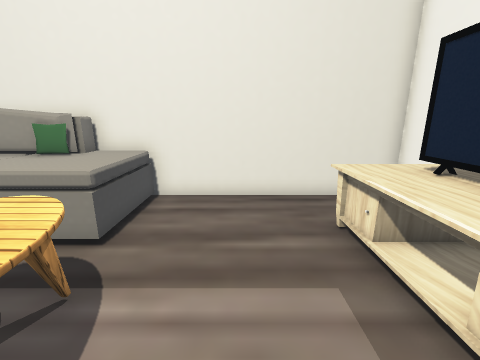
View 1 (above)

15 first-person views from a walk through a 3-D level made in the Unity game engine. The camera is 1.4 m above the floor, tilts 14° down and sees 90° across. Doors are open. The floor is counted in squares, 0.5 m on a side. Each view is taken from the middle of a square. On the plan, view 1 faces up. The plan holds only what a view shows up to about 18 squares ahead; the rest is blank. The place goes on beyond the plan. The player is left out. Some surface patterns are stand-ins.

View 2
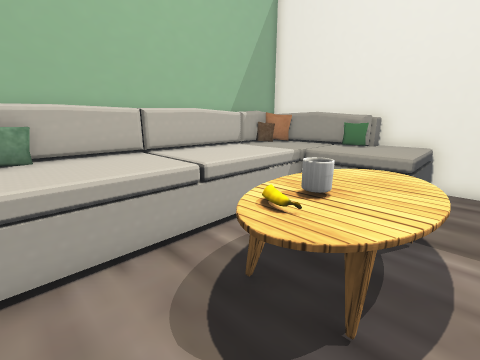

View 3
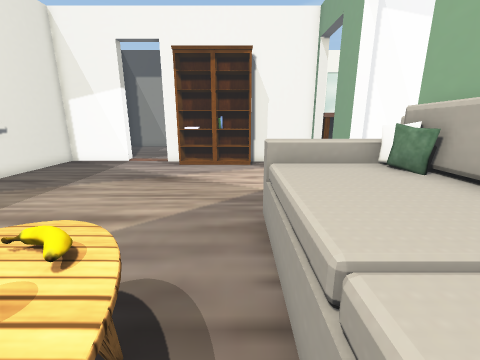

View 4
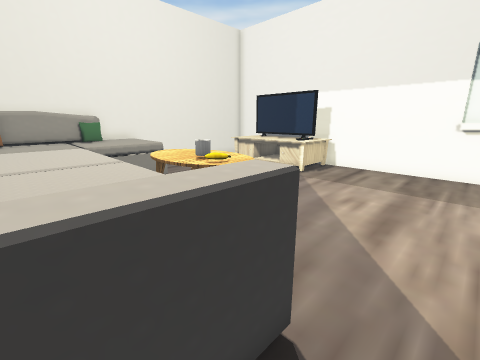

View 5
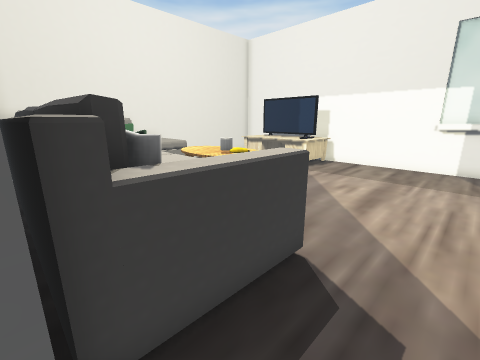

View 6
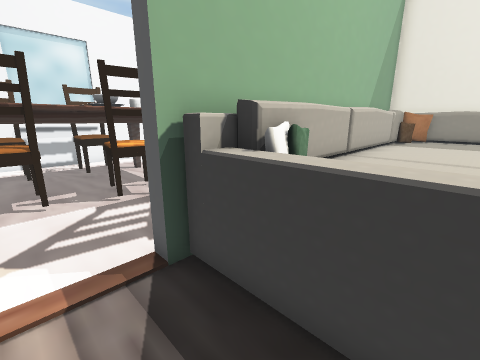

View 7
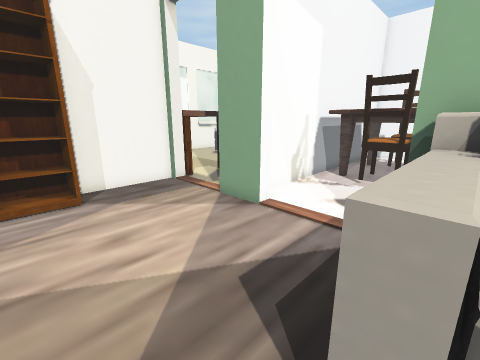

View 8
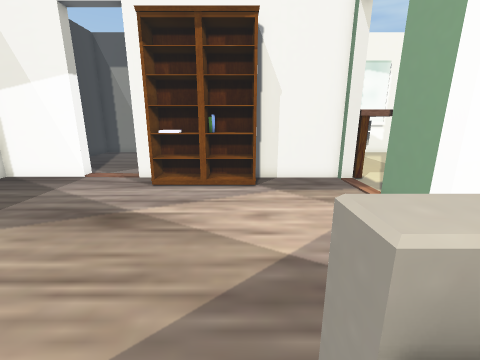

View 9
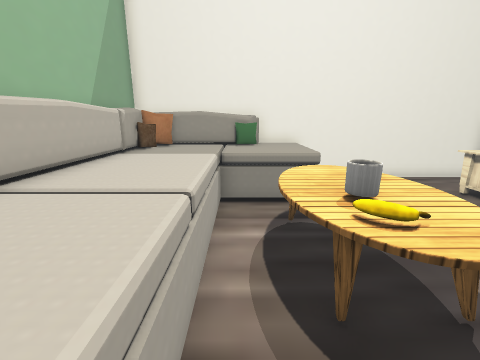

View 10
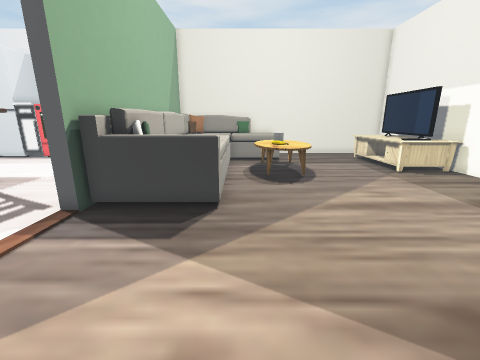

View 11
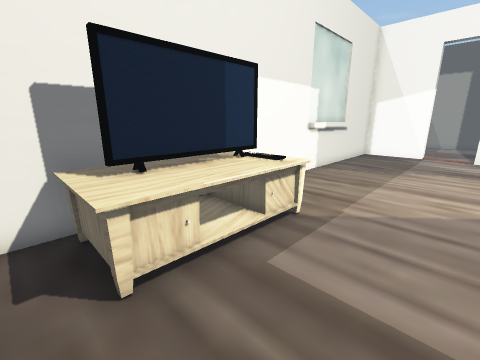

View 12
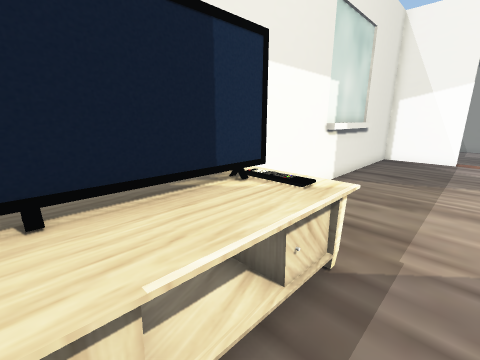

View 13
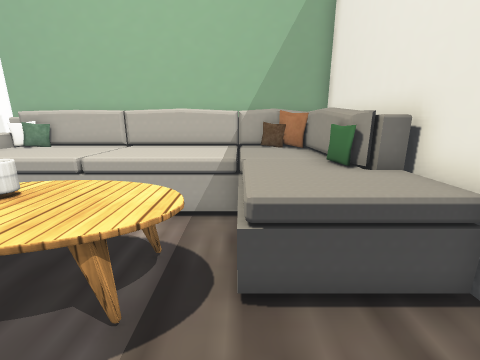

View 14
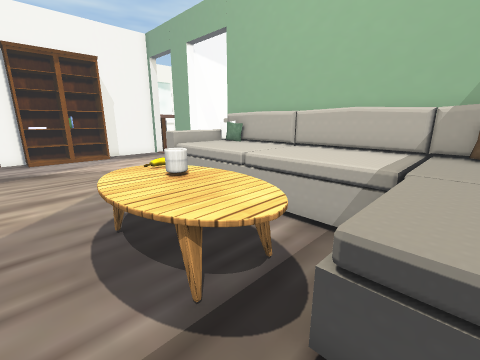

View 15
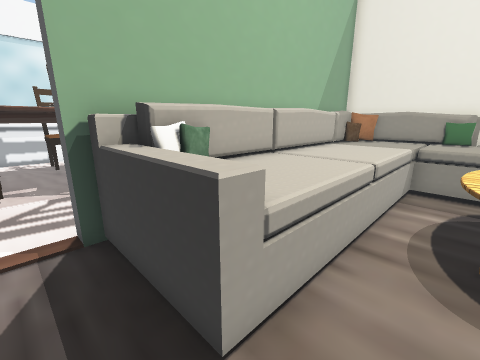

### Floor plan
Key: @ floor where view 1 was taken; # wall or solid block; . floor; D open door; = window, fence, low wall or low ledge; ^ raised ledge; T table; E desk; F fridge; S stove; O other object.
Columns run from 26 left of view 1 to 6 right of it. Each row starts with its distance up from view 1.
  9                #   ##############
  8     F          ######^^^        #
  7     F          ###^^^^^^ .      #
  6   FFFSS        ##^^^^^^^ .  .^^^#
  5                #^^^^^^^^  ...^^^#
  4                #^^^^  TT    .^^^#
  3                #^^^^ TTTT   .^^^#
  2                #^^^^.TTTT   .^^^#
  1  O             #^^^^ TTTT   .^^^#
  0  O             #^^^^ TOTT @     #
 -1  O  TT         #^^^^  TT        #
 -2  O O           #^^^^            #
 -3  O O    OTO    ##^^^.   .       #
 -4  O O     TO   O#^^^^ .          #
 -5  O       T    ##=..=            #
 -6  O O     TO      .   .          O
 -7  O O     TO    .   .            O
 -8 #O O     T                      O
 -9 #O  TT  TT    ##                O
-10    #############                #
-11                #                #
-12                     .           #
-13                     OOOOO   DD  #
-14                    OOOOOO   DD  #
-15             EEE###########  D####
-16                          O  O
-17             E
-18             E
-19             E

Positions as (right, up) in squares from view 1, and headings:
1: (0, 0), facing up
2: (-2, -3), facing up-left
3: (-6, 2), facing down
4: (-9, -6), facing up-right
5: (-11, -7), facing up-right
6: (-7, -7), facing up-left
7: (-5, -4), facing down-left
8: (-6, -3), facing down
9: (-6, -3), facing up
10: (-6, -12), facing up
11: (-1, 7), facing down-right
12: (1, 5), facing down-right
13: (0, 5), facing left
14: (-1, 6), facing down-left
15: (-5, -6), facing up-left
